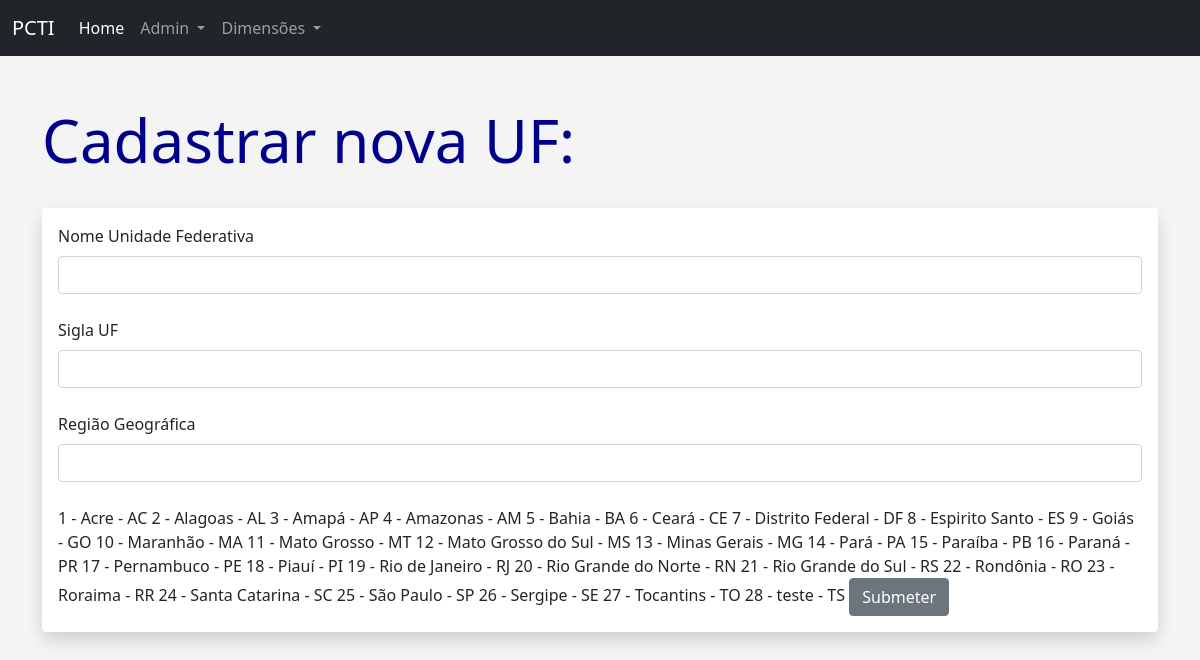
The app's page /add-uf with its own data.
### app.py (models this page shows)
class Uf(db.Model):
    id = db.Column(db.Integer, primary_key=True)
    nome = db.Column(db.String(50), nullable=False)
    sigla = db.Column(db.String(2), nullable=False, unique=True)
    id_regiao = db.Column(db.Integer, nullable=False)
    delete_ = db.Column(db.Boolean, nullable=False)

### app.py (the view, shortened to what this page needs)
@app.route("/add-uf", methods=["GET", "POST"])
def add_uf():
    form = UfFrom()
    list_uf = Uf.query.order_by(Uf.id)
    return render_template("add_uf.html", form=form, list_uf=list_uf)

### app.py
class UfFrom(FlaskForm):
    nome = StringField("Nome Unidade Federativa", validators=[DataRequired()])
    sigla = StringField("Sigla UF", validators=[DataRequired()])
    id_regiao = IntegerField("Região Geográfica", validators=[DataRequired()])
    submit = SubmitField("Submeter")

### templates/add_uf.html (shortened to what this page needs)
{% extends 'base.html' %}
{% block content %}
<br/>
<h1>Cadastrar nova UF:</h1>
<br/>
<div class="shadow p-3 mb-5 bg-body rounded">
    <form method="POST">
        {{ form.nome.label(
          class="form-label"
        ) }}
        {{ form.nome(
          class="form-control"
        ) }}
        <br/>
        {{ form.sigla.label(
          class="form-label"
        ) }}
        {{ form.sigla(
          class="form-control"
        ) }}
        <br/>
        {{ form.id_regiao.label(
          class="form-label"
        ) }}
        {{ form.id_regiao(
          class="form-control"
        ) }}
        <br/>
        {% for lista_uf in list_uf %}
          {{ lista_uf.id }} -
          {{ lista_uf.nome}} -
          {{ lista_uf.sigla}}
        {% endfor %}
        {{ form.submit(
          class="btn btn-secondary"
        ) }}
      </form>
  </div>
{% endblock %}

### templates/base.html (shortened to what this page needs)
<!doctype html>
<html lang="pt-BR">
  <head>
    <link href="https://cdn.jsdelivr.net/npm/bootstrap@5.1.1/dist/css/bootstrap.min.css" rel="stylesheet">
    <link href="{{ url_for('static', filename='css/style.css') }}" rel="stylesheet">
  </head>
  <body>
    {% include 'navbar.html' %}
    <br/>
    <div class="container">
      {% block content %}
      {% endblock %}
    </div>
  </body>
</html>

### templates/navbar.html (shortened to what this page needs)
<nav class="navbar navbar-expand-lg navbar-dark bg-dark">
    <div class="container-fluid">
      <a class="navbar-brand" href="{{ url_for('index') }}">PCTI</a>
      <div class="collapse navbar-collapse" id="navbarSupportedContent">
        <ul class="navbar-nav me-auto mb-2 mb-lg-0">
          <li class="nav-item">
            <a class="nav-link active" aria-current="page" href="/">Home</a>
          </li>
          <li class="nav-item dropdown">
            <a class="nav-link dropdown-toggle" id="adminDropdown" role="button" data-bs-toggle="dropdown" aria-expanded="false">
              Admin
            </a>
          </li>
          <li class="nav-item dropdown">
           <a class="nav-link dropdown-toggle" id="navbarDropdown" role="button" data-bs-toggle="dropdown" aria-expanded="false">
              Dimensões
           </a>
        </li>
      </ul>
    </div>
  </div>
</nav>

### static/css/style.css (style rules this page uses)
h1 { color: darkblue; font-size: 60px; }
body { background: #f4f4f4; }

### records on screen
Uf: id "1", nome "Acre", sigla "AC"
Uf: id "2", nome "Alagoas", sigla "AL"
Uf: id "3", nome "Amapá", sigla "AP"
Uf: id "4", nome "Amazonas", sigla "AM"
Uf: id "5", nome "Bahia", sigla "BA"
Uf: id "6", nome "Ceará", sigla "CE"
Uf: id "7", nome "Distrito Federal", sigla "DF"
Uf: id "8", nome "Espirito Santo", sigla "ES"
Uf: id "9", nome "Goiás", sigla "GO"
Uf: id "10", nome "Maranhão", sigla "MA"
Uf: id "11", nome "Mato Grosso", sigla "MT"
Uf: id "12", nome "Mato Grosso do Sul", sigla "MS"
Uf: id "13", nome "Minas Gerais", sigla "MG"
Uf: id "14", nome "Pará", sigla "PA"
Uf: id "15", nome "Paraíba", sigla "PB"
Uf: id "16", nome "Paraná", sigla "PR"
Uf: id "17", nome "Pernambuco", sigla "PE"
Uf: id "18", nome "Piauí", sigla "PI"
Uf: id "19", nome "Rio de Janeiro", sigla "RJ"
Uf: id "20", nome "Rio Grande do Norte", sigla "RN"
Uf: id "21", nome "Rio Grande do Sul", sigla "RS"
Uf: id "22", nome "Rondônia", sigla "RO"
Uf: id "23", nome "Roraima", sigla "RR"
Uf: id "24", nome "Santa Catarina", sigla "SC"
Uf: id "25", nome "São Paulo", sigla "SP"
Uf: id "26", nome "Sergipe", sigla "SE"
Uf: id "27", nome "Tocantins", sigla "TO"
Uf: id "28", nome "teste", sigla "TS"
